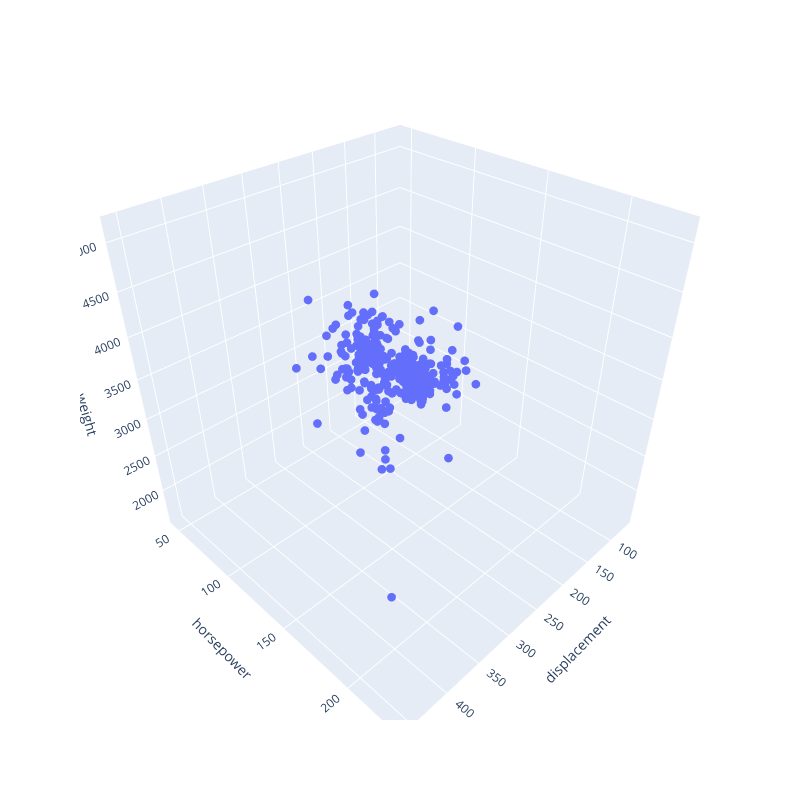

This figure's notebook cell:
### Code cell
fig = px.scatter_3d(mpg, x="displacement", y="horsepower", z="weight",
                    width=800, height=800)
fig.update_traces(marker=dict(size=3))

### Figure 1 — Plotly figure (JSON) as saved in the notebook; plotly's stock layout.template omitted (floating-point values rounded to 4 significant figures; data arrays with more than 128 entries replaced by an {"elided": "..."} marker saying what was removed)
{"data": [{"hovertemplate": "displacement=%{x}<br>horsepower=%{y}<br>weight=%{z}<extra></extra>", "legendgroup": "", "marker": {"color": "#636efa", "size": 3, "symbol": "circle"}, "mode": "markers", "name": "", "scene": "scene", "showlegend": false, "type": "scatter3d", "x": {"elided": "392 float values"}, "y": {"elided": "392 int values"}, "z": {"elided": "392 int values"}}], "layout": {"height": 800, "legend": {"tracegroupgap": 0}, "margin": {"t": 60}, "scene": {"domain": {"x": [0, 1], "y": [0, 1]}, "xaxis": {"title": {"text": "displacement"}}, "yaxis": {"title": {"text": "horsepower"}}, "zaxis": {"title": {"text": "weight"}}}, "width": 800}}
